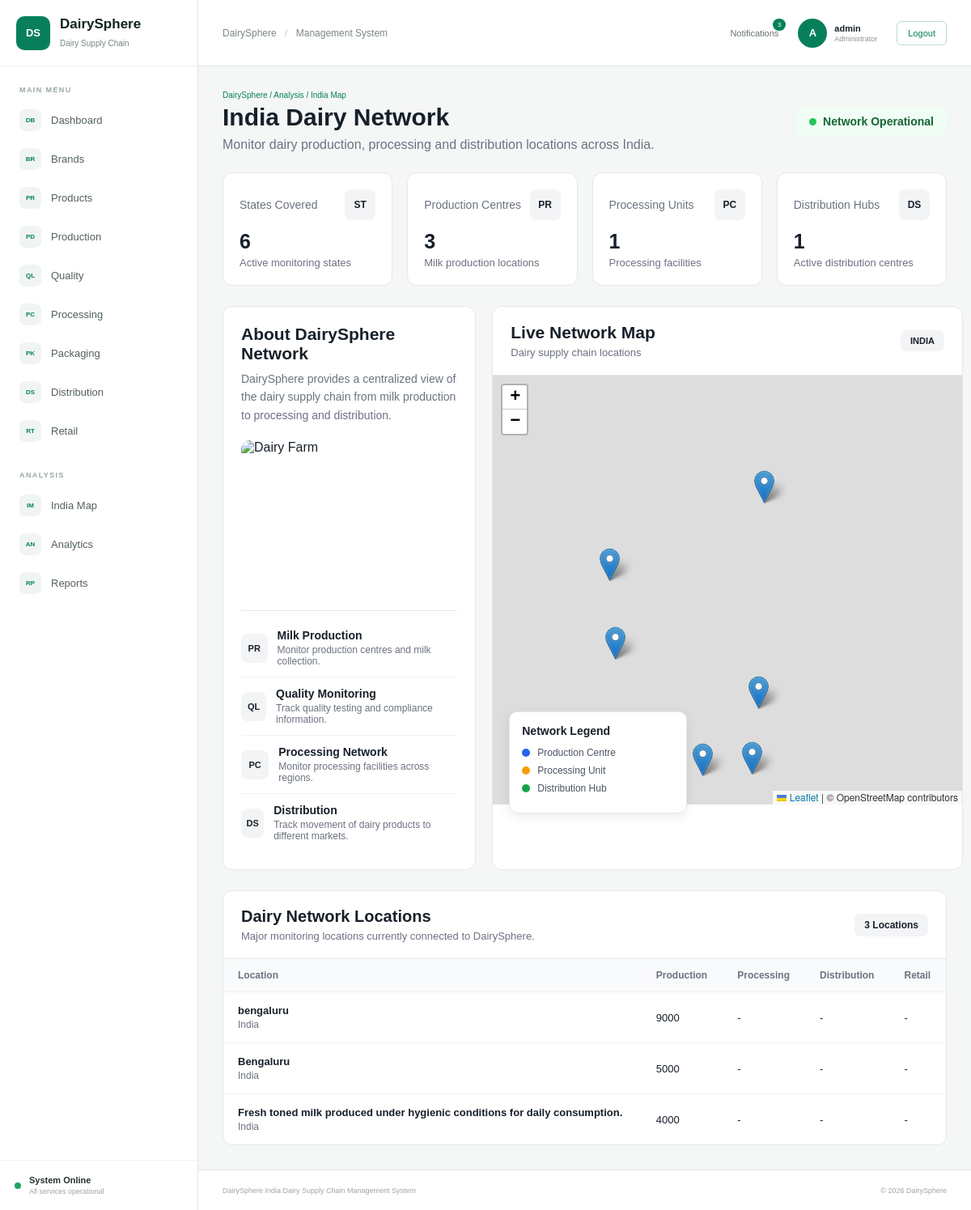
/india-map (signed in), run on the app's committed database.
### tables this page shows
CREATE TABLE production (

            id INTEGER PRIMARY KEY AUTOINCREMENT,

            product_name TEXT NOT NULL,

            location TEXT NOT NULL,

            quantity INTEGER NOT NULL,

            production_date TEXT NOT NULL,

            batch_number TEXT NOT NULL,

            status TEXT NOT NULL,

            created_at TIMESTAMP DEFAULT CURRENT_TIMESTAMP

        );

### app.py (the view)
@app.route("/india-map")
def india_map():
    if "username" not in session:
        return redirect("/login")
    connection = get_db_connection()
    production_locations = connection.execute("""
        SELECT
            location,
            SUM(quantity) AS total_quantity,
            COUNT(*) AS total_records
        FROM production
        GROUP BY location
        ORDER BY total_quantity DESC
    """).fetchall()
    processing_locations = connection.execute("""
        SELECT
            facility,
            SUM(input_quantity) AS total_input,
            SUM(output_quantity) AS total_output,
            COUNT(*) AS total_records
        FROM processing
        GROUP BY facility
        ORDER BY total_input DESC
    """).fetchall()
    distribution_locations = connection.execute("""
        SELECT
            destination,
            SUM(quantity) AS total_quantity,
            COUNT(*) AS total_records
        FROM distribution
        GROUP BY destination
        ORDER BY total_quantity DESC
    """).fetchall()
    retail_locations = connection.execute("""
        SELECT
            location,
            SUM(quantity) AS total_quantity,
            COUNT(*) AS total_records
        FROM retail
        GROUP BY location
        ORDER BY total_quantity DESC
    """).fetchall()
    total_production = connection.execute("""
        SELECT COALESCE(SUM(quantity), 0)
        FROM production
    """).fetchone()[0]
    total_processing = connection.execute("""
        SELECT COALESCE(SUM(input_quantity), 0)
        FROM processing
    """).fetchone()[0]
    total_distribution = connection.execute("""
        SELECT COALESCE(SUM(quantity), 0)
        FROM distribution
    """).fetchone()[0]
    total_retail = connection.execute("""
        SELECT COALESCE(SUM(quantity), 0)
        FROM retail
    """).fetchone()[0]
    production_count = connection.execute("""
        SELECT COUNT(DISTINCT location)
        FROM production
    """).fetchone()[0]
    processing_count = connection.execute("""
        SELECT COUNT(DISTINCT facility)
        FROM processing
    """).fetchone()[0]
    distribution_count = connection.execute("""
        SELECT COUNT(DISTINCT destination)
        FROM distribution
    """).fetchone()[0]
    connection.close()
    return render_template(
        "india_map.html",
        production_locations=production_locations,
        processing_locations=processing_locations,
        distribution_locations=distribution_locations,
        retail_locations=retail_locations,
        total_production=total_production,
        total_processing=total_processing,
        total_distribution=total_distribution,
        total_retail=total_retail,
        production_count=production_count,
        processing_count=processing_count,
        distribution_count=distribution_count,
        username=session["username"]
    )

### database.py (called while the page is built)
def get_db_connection():
    connection = sqlite3.connect(DATABASE)
    connection.row_factory = sqlite3.Row
    return connection

### templates/india_map.html (shortened to what this page needs)
{% extends "base.html" %}
{% block content %}
<div class="india-map-page">
    <div class="map-page-header">
        <div>
            <p class="breadcrumb">
                DairySphere / Analysis / India Map
            </p>
            <h1>India Dairy Network</h1>
            <p class="map-description">
                Monitor dairy production, processing and distribution
                locations across India.
            </p>
        </div>
        <div class="map-status">
            <span class="status-dot-map"></span>
            Network Operational
        </div>
    </div>
    <div class="map-stats">
        <div class="map-stat-card">
            <div class="map-stat-top">
                <span>States Covered</span>
                <div class="map-stat-icon">
                    ST
                </div>
            </div>
            <h2>6</h2>
            <p>Active monitoring states</p>
        </div>
        <div class="map-stat-card">
            <div class="map-stat-top">
                <span>Production Centres</span>
                <div class="map-stat-icon">
                    PR
                </div>
            </div>
            <h2>{{ production_count }}</h2>
            <p>Milk production locations</p>
        </div>
        <div class="map-stat-card">
            <div class="map-stat-top">
                <span>Processing Units</span>
                <div class="map-stat-icon">
                    PC
                </div>
            </div>
            <h2>{{ processing_count }}</h2>
            <p>Processing facilities</p>
        </div>
        <div class="map-stat-card">
            <div class="map-stat-top">
                <span>Distribution Hubs</span>
                <div class="map-stat-icon">
                    DS
                </div>
            </div>
         <h2>{{ distribution_count }}</h2>
            <p>Active distribution centres</p>
        </div>
    </div>
    <div class="map-main-grid">
        <section class="map-info-panel">
            <div class="map-info-content">
                <h2>About DairySphere Network</h2>
                <p>
                    DairySphere provides a centralized view of the
                    dairy supply chain from milk production to
                    processing and distribution.
                </p>
                <div class="dairy-image-wrapper">
                    <img
                        src="{{ url_for('static', filename='images/dairy-farm.jpg') }}"
                        alt="Dairy Farm"
                        class="dairy-network-image"
                    >
                </div>
                <div class="map-feature-list">
                    <div class="map-feature">
                        <div class="map-feature-icon">
                            PR
                        </div>
                        <div>
                            <strong>Milk Production</strong>
                            <span>
                                Monitor production centres
                                and milk collection.
                            </span>
                        </div>
                    </div>
                    <div class="map-feature">
                        <div class="map-feature-icon">
                            QL
                        </div>
                        <div>
                            <strong>Quality Monitoring</strong>
                            <span>
                                Track quality testing and
                                compliance information.
                            </span>
                        </div>
                    </div>
                    <div class="map-feature">
                        <div class="map-feature-icon">
                            PC
                        </div>
                        <div>
                            <strong>Processing Network</strong>
                            <span>
                                Monitor processing facilities
                                across regions.
                            </span>
                        </div>
                    </div>
                    <div class="map-feature">
                        <div class="map-feature-icon">
                            DS
                        </div>
                        <div>
                            <strong>Distribution</strong>
                            <span>
                                Track movement of dairy products
                                to different markets.
                            </span>
                        </div>
                    </div>
                </div>
            </div>
        </section>
        <section class="map-panel">
            <div class="map-panel-header">
                <div>
                    <h2>Live Network Map</h2>
                    <p>
                        Dairy supply chain locations
                    </p>
                </div>
                <div class="map-badge">
                    INDIA
                </div>
            </div>
            <div id="indiaMap"></div>
            <div class="map-legend">
                <h3>Network Legend</h3>
                <div class="legend-row">
                    <span class="legend-marker production-marker"></span>
                    Production Centre
                </div>
                <div class="legend-row">
                    <span class="legend-marker processing-marker"></span>
                    Processing Unit
                </div>
                <div class="legend-row">
                    <span class="legend-marker distribution-marker"></span>
                    Distribution Hub
                </div>
            </div>
        </section>
    </div>
    <section class="network-location-panel">
        <div class="network-location-header">
            <div>
                <h2>Dairy Network Locations</h2>
                <p>
                    Major monitoring locations currently connected
                    to DairySphere.
                </p>
            </div>
            <div class="location-count">
    {{ production_locations|length }} Locations
</div>
        </div>
        <div class="location-table-wrapper">
            <table class="location-table">
                <thead>
<tr>
    <th>Location</th>
    <th>Production</th>
    <th>Processing</th>
    <th>Distribution</th>
    <th>Retail</th>
</tr>
</thead>
                </tbody><tbody>
{% for item in production_locations %}
<tr>
    <td>
        <div class="location-name">
            {{ item["location"] }}
        </div>
        <div class="location-state">
            India
        </div>
    </td>
    <td>
        {{ item["total_quantity"] }}
    </td>
    <td>
        -
    </td>
    <td>
        -
    </td>
    <td>
        -
    </td>
</tr>
{% endfor %}
</tbody>
            </table>
        </div>
    </section>
</div>
<link
    rel="stylesheet"
    href="https://unpkg.com/leaflet@1.9.4/dist/leaflet.css"
/>
{% endblock %}

### static/css/style.css (style rules this page uses)
* { margin: 0; padding: 0; box-sizing: border-box; }
body { font-family: Arial, Helvetica, sans-serif; background: #f4f7f6; color: #17202a; }
.breadcrumb { font-size: 10px; color: #087f5b; margin-bottom: 8px; }

### data on the page
production: location "Fresh toned milk produced under hygienic conditions for daily consumption.", total_quantity "4000"

### other printed values
{{ username[0]|upper }} "A"
{{ username }} "admin"
{{ production_count }} "3"
{{ processing_count }} "1"
{{ distribution_count }} "1"
{{ production_locations|length }} "3"
{{ item["location"] }} "bengaluru" "Bengaluru"
{{ item["total_quantity"] }} "9000" "5000"
